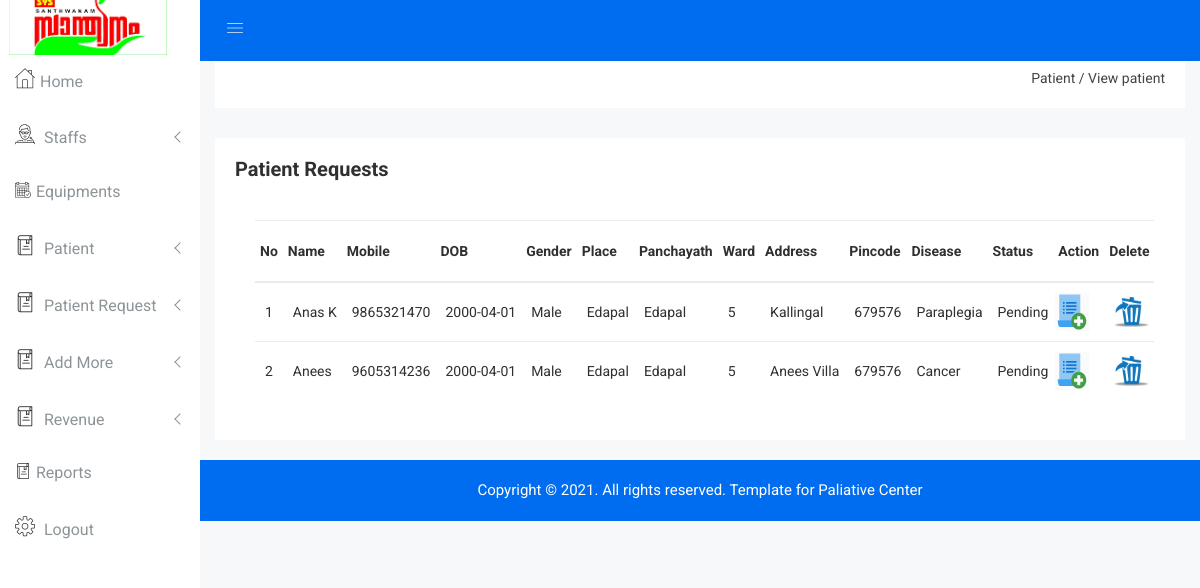
Before: /Admin/view_patient.php with the older database file.
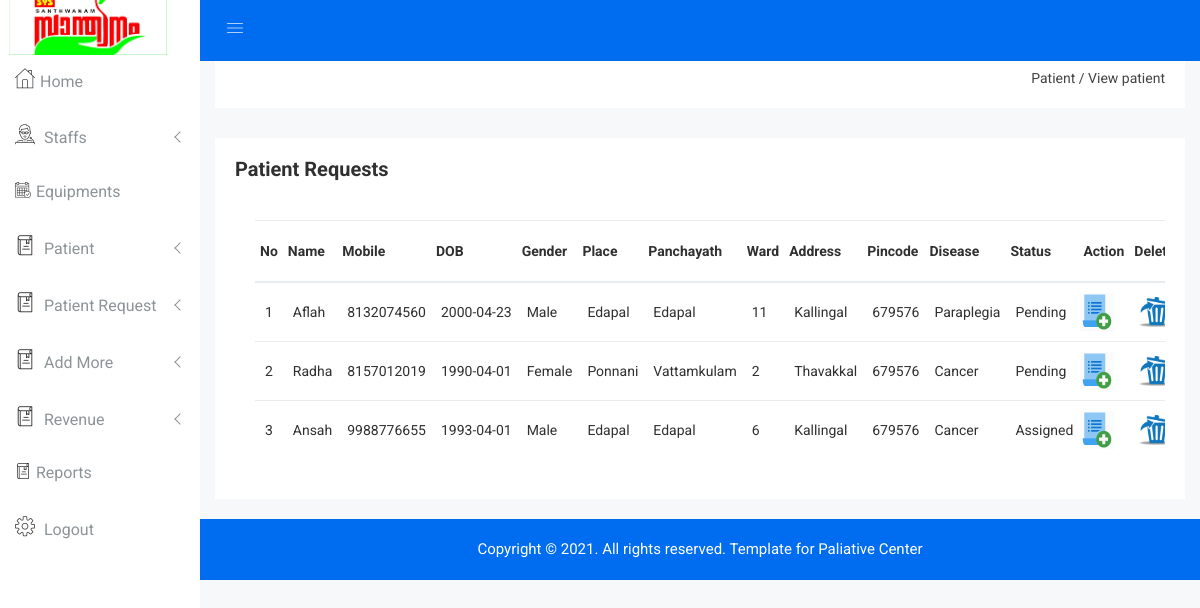
After: the same page with the newer database file.
### tables this page shows
CREATE TABLE `patient` (
  `pid` int(5) NOT NULL,
  `pname` varchar(30) NOT NULL,
  `mobile` bigint(12) NOT NULL,
  `dob` date NOT NULL,
  `gender` varchar(10) NOT NULL,
  `place` varchar(25) NOT NULL,
  `panchayath` varchar(25) NOT NULL,
  `ward` int(5) NOT NULL,
  `address` varchar(50) NOT NULL,
  `pincode` int(8) NOT NULL,
  `disease` varchar(30) NOT NULL
);

### Admin/view_patient.php (the view, shortened to what the changed rows need)
<?php
include "header.php";
?>
<div class="product-status mg-b-15">
    <div class="container-fluid">
        <div class="row">
            <div class="col-lg-12 col-md-12 col-sm-12 col-xs-12">
                <div class="product-status-wrap">
                    <?php
                    $sq=mysqli_query($con,"select * from login WHERE type='patient' and status='assigned' or status='pending' ");
                    if(mysqli_num_rows($sq)==0){
                        echo "<h2 style='margin-left: 35%;color:coral;font-family: Times;font-style: italic;font-size: 39px;'>No details to show</h2><br><br><br><br><br><br><br><br><br><br><br><br><br><br><br><br><br><br><br>";
                    }else {
                        ?>
                        <div class="asset-inner">
                            <div class="row">
                                <div class="col-lg-12 col-md-12 col-sm-12 col-xs-12">
                                    <div class="sparkline13-list">
                                        <div class="sparkline13-graph">
                                            <div class="datatable-dashv1-list custom-datatable-overright">
                                                <table id="table" data-toggle="table" data-pagination="true"
                                                       data-search="true">
                                                    <thead>
                                                    <tr>
                                                        <th data-field="id">No</th>
                                                        <th data-field="name" data-editable="true">Name</th>
                                                        <th data-field="mobile" data-editable="true">Mobile</th>
                                                        <th data-field="dob" data-editable="true">DOB</th>
                                                        <th data-field="gender" data-editable="true">Gender</th>
                                                        <th data-field="place" data-editable="true">Place</th>
                                                        <th data-field="panchayath" data-editable="true">Panchayath</th>
                                                        <th data-field="ward" data-editable="true">Ward</th>
                                                        <th data-field="address" data-editable="true">Address</th>
                                                        <th data-field="pincode" data-editable="true">Pincode</th>
                                                        <th data-field="disease" data-editable="true">Disease</th>
                                                        <th data-field="Status" data-editable="true">Status</th>
                                                        <th data-field="approve">Action</th>
                                                        <th data-field="delete">Delete</th>
                                                    </tr>
                                                    </thead>
                                                    <tbody style="text-transform: capitalize">
                                                    <?php
                                                    $i = 1;
                                                    $view = mysqli_query($con, "select *from patient inner join login on patient.mobile=login.uname where login.status='pending' or login.status='assigned'");
                                                    while ($row = mysqli_fetch_array($view)) {
                                                        ?>
                                                        <tr>
                                                            <td><?php echo $i ?></td>
                                                            <td><?php echo $row['pname'] ?></td>
                                                            <td><?php echo $row['mobile'] ?></td>
                                                            <td><?php echo $row['dob'] ?></td>
                                                            <td><?php echo $row['gender'] ?></td>
                                                            <td><?php echo $row['place'] ?></td>
                                                            <td><?php echo $row['panchayath'] ?></td>
                                                            <td><?php echo $row['ward'] ?></td>
                                                            <td><?php echo $row['address'] ?></td>
                                                            <td><?php echo $row['pincode'] ?></td>
                                                            <td><?php echo $row['disease'] ?></td>
                                                            <td><?php echo $row['status'] ?></td>
                                                            <td>
                                                                <a href="assign_volunteer.php?id=<?php echo $row['mobile'] ?>"
                                                                   data-toggle="tooltip" title="Edit"
                                                                   class="pd-setting-ed"><img src="img/add.png"
                                                                                              style="height: 40px;width: 39px;margin-left: -9px;"></a>
                                                            </td>
                                                            <td>
                                                                <a href="delete_patient.php?id=<?php echo $row['mobile'] ?>"
                                                                   data-toggle="tooltip" title="Edit" class="pd-setting-ed"><img src="img/delet.png"
                                                                                                                                 style="height: 30px;width: 35px;"></a>
                                                            </td>
                                                        </tr>
                                                        <?php
                                                        $i++;
                                                    }
                                                    ?>
                                                    </tbody>
                                                </table>
                                            </div>
                                        </div>
                                    </div>
                                </div>
                            </div>
                        </div>
                        <?php
                    }
                    ?>
                </div>
            </div>
        </div>
    </div>
</div>
<?php
include "footer.php";
?>
</body>
</html>

Changed rows visible on the page:
no longer on this page (row unchanged): patient: pname "Anas K", mobile "9865321470", dob "2000-04-01", gender "Male", place "Edapal", panchayath "Edapal", ward "5", address "Kallingal", pincode "679576", disease "Paraplegia", login.status "Pending"
no longer on this page (row unchanged): patient: pname "Anees", mobile "9605314236", dob "2000-04-01", gender "Male", place "Edapal", panchayath "Edapal", ward "5", address "Anees Villa", pincode "679576", disease "Cancer", login.status "Pending"
added patient: pname "Aflah", mobile "8132074560", dob "2000-04-23", gender "Male", place "Edapal", panchayath "Edapal", ward "11", address "Kallingal", pincode "679576", disease "Paraplegia", login.status "Pending"
added patient: pname "Radha", mobile "8157012019", dob "1990-04-01", gender "Female", place "Ponnani", panchayath "Vattamkulam", ward "2", address "Thavakkal", pincode "679576", disease "Cancer", login.status "Pending"
added patient: pname "Ansah", mobile "9988776655", dob "1993-04-01", gender "Male", place "Edapal", panchayath "Edapal", ward "6", address "Kallingal", pincode "679576", disease "Cancer", login.status "Assigned"
